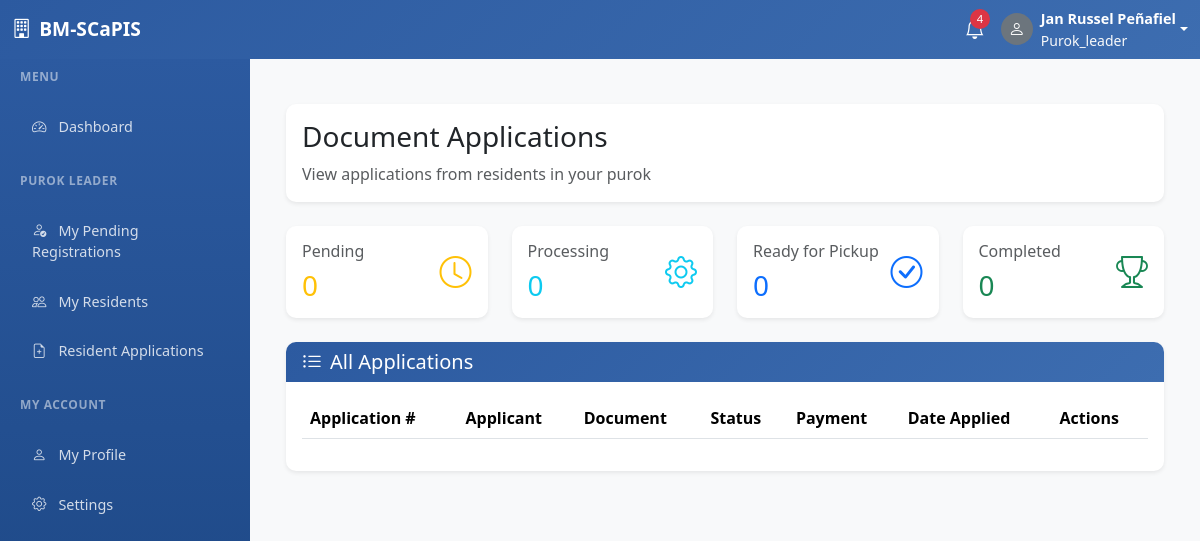
/applications.php (signed in), run on an earlier commit of the app's database.
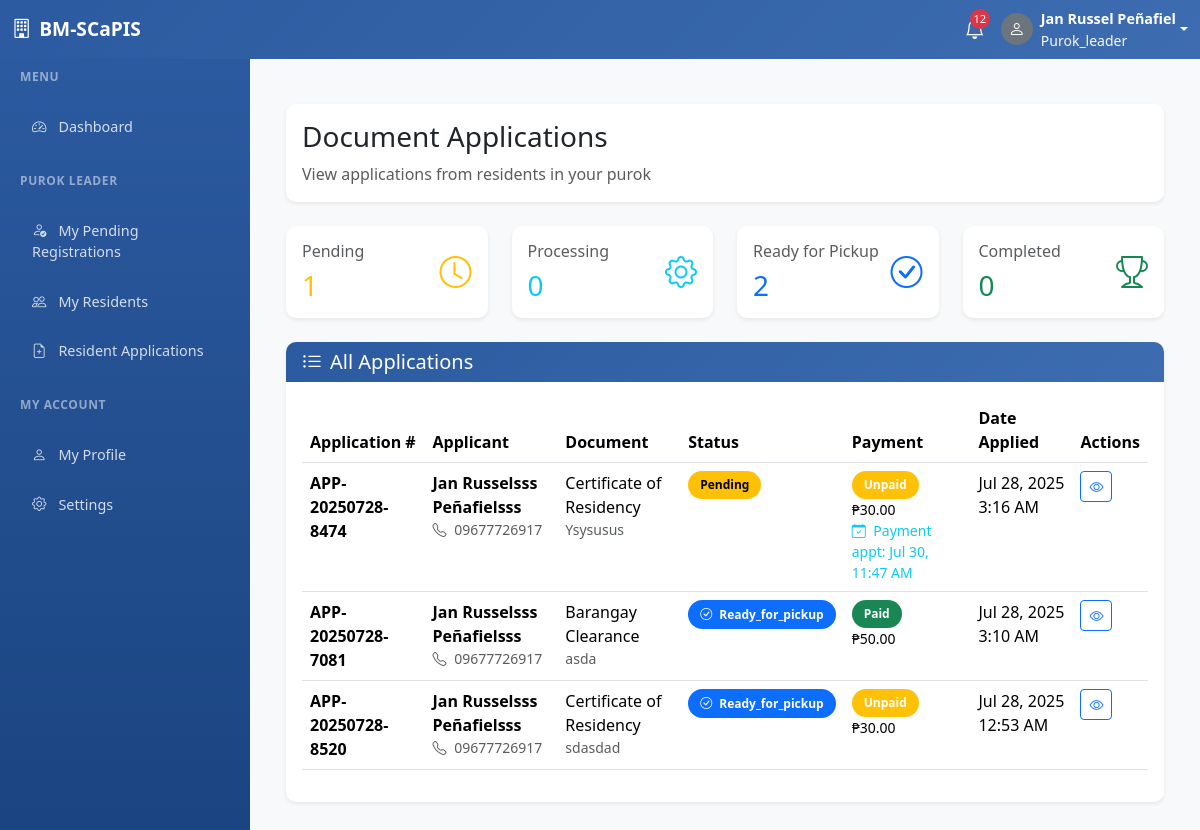
And on a later commit of the database.
### tables this page shows
CREATE TABLE `applications` (
  `id` int(11) NOT NULL,
  `application_number` varchar(50) NOT NULL,
  `user_id` int(11) NOT NULL,
  `document_type_id` int(11) NOT NULL,
  `purpose` text NOT NULL,
  `urgency` enum('Regular','Rush') DEFAULT 'Regular',
  `status` enum('pending','processing','ready_for_pickup','completed','rejected') DEFAULT 'pending',
  `payment_status` enum('unpaid','paid','waived') DEFAULT 'unpaid',
  `payment_method` enum('cash','gcash','bank_transfer','other') DEFAULT NULL,
  `payment_amount` decimal(8,2) DEFAULT NULL,
  `payment_date` timestamp NULL DEFAULT NULL,
  `payment_reference` varchar(100) DEFAULT NULL,
  `payment_receipt` varchar(255) DEFAULT NULL,
  `admin_remarks` text DEFAULT NULL,
  `pickup_date` timestamp NULL DEFAULT NULL,
  `appointment_date` timestamp NULL DEFAULT NULL,
  `processed_by` int(11) DEFAULT NULL,
  `priority_level` int(11) DEFAULT 1,
  `supporting_documents` text DEFAULT NULL,
  `created_at` timestamp NOT NULL DEFAULT current_timestamp(),
  `updated_at` timestamp NOT NULL DEFAULT current_timestamp() ON UPDATE current_timestamp()
);

CREATE TABLE `users` (
  `id` int(11) NOT NULL,
  `username` varchar(50) NOT NULL,
  `password` varchar(255) NOT NULL,
  `role` enum('resident','purok_leader','admin') NOT NULL,
  `status` enum('pending','approved','disapproved') DEFAULT 'pending',
  `first_name` varchar(100) NOT NULL,
  `middle_name` varchar(100) DEFAULT NULL,
  `last_name` varchar(100) NOT NULL,
  `suffix` varchar(20) DEFAULT NULL,
  `birthdate` date DEFAULT NULL,
  `age` int(11) DEFAULT NULL,
  `gender` enum('Male','Female','Other') NOT NULL,
  `civil_status` enum('Single','Married','Divorced','Widowed') NOT NULL,
  `contact_number` varchar(15) DEFAULT NULL,
  `email` varchar(100) DEFAULT NULL,
  `purok_id` int(11) DEFAULT NULL,
  `address` text DEFAULT NULL,
  `occupation` varchar(100) DEFAULT NULL,
  `monthly_income` decimal(10,2) DEFAULT NULL,
  `emergency_contact_name` varchar(100) DEFAULT NULL,
  `emergency_contact_number` varchar(15) DEFAULT NULL,
  `profile_picture` varchar(255) DEFAULT NULL,
  `valid_id_front` varchar(255) DEFAULT NULL,
  `valid_id_back` varchar(255) DEFAULT NULL,
  `purok_leader_approval` enum('pending','approved','disapproved') DEFAULT 'pending',
  `admin_approval` enum('pending','approved','disapproved') DEFAULT 'pending',
  `purok_leader_remarks` text DEFAULT NULL,
  `admin_remarks` text DEFAULT NULL,
  `approved_by_purok_leader` int(11) DEFAULT NULL,
  `approved_by_admin` int(11) DEFAULT NULL,
  `approved_at` timestamp NULL DEFAULT NULL,
  `sms_notifications` tinyint(1) DEFAULT 1,
  `email_notifications` tinyint(1) DEFAULT 1,
  `created_at` timestamp NOT NULL DEFAULT current_timestamp(),
  `updated_at` timestamp NOT NULL DEFAULT current_timestamp() ON UPDATE current_timestamp()
);

CREATE TABLE `document_types` (
  `id` int(11) NOT NULL,
  `type_name` varchar(100) NOT NULL,
  `description` text DEFAULT NULL,
  `fee` decimal(8,2) DEFAULT 0.00,
  `requirements` text DEFAULT NULL,
  `processing_days` int(11) DEFAULT 3,
  `is_active` tinyint(1) DEFAULT 1,
  `created_at` timestamp NOT NULL DEFAULT current_timestamp()
);

CREATE TABLE `appointments` (
  `id` int(11) NOT NULL,
  `application_id` int(11) NOT NULL,
  `user_id` int(11) NOT NULL,
  `appointment_type` enum('verification','pickup','interview','payment') NOT NULL,
  `appointment_date` datetime NOT NULL,
  `status` enum('scheduled','completed','cancelled','rescheduled','payment_allowed') DEFAULT 'scheduled',
  `notes` text DEFAULT NULL,
  `created_by` int(11) DEFAULT NULL,
  `created_at` timestamp NOT NULL DEFAULT current_timestamp(),
  `updated_at` timestamp NOT NULL DEFAULT current_timestamp() ON UPDATE current_timestamp()
);

### applications.php (the view, shortened to what the changed rows need)
<?php
require_once 'config.php';
$currentUser = getCurrentUser();
$params = [];
$whereClause = '';
if ($_SESSION['role'] === 'purok_leader') {
    $whereClause = 'WHERE u.purok_id = ?';
    $params[] = $currentUser['purok_id'];
}
$stmt = $pdo->prepare("
    SELECT a.*, dt.type_name, dt.processing_days,
           u.first_name, u.last_name, u.contact_number,
           p.purok_name,
           CONCAT(pb.first_name, ' ', pb.last_name) as processed_by_name,
           apt.id as payment_appointment_id,
           apt.appointment_date as payment_appointment_date,
           apt.status as payment_appointment_status
    FROM applications a
    JOIN users u ON a.user_id = u.id
    JOIN document_types dt ON a.document_type_id = dt.id
    LEFT JOIN puroks p ON u.purok_id = p.id
    LEFT JOIN users pb ON a.processed_by = pb.id
    LEFT JOIN appointments apt ON a.id = apt.application_id AND apt.appointment_type = 'payment'
    $whereClause
    ORDER BY a.created_at DESC
");
$stmt->execute($params);
$applications = $stmt->fetchAll();
include 'header.php';
include 'sidebar.php';
?>
<div class="main-content">
    <div class="container-fluid py-4">
        <div class="row mb-4">
            <div class="col-12">
                <div class="card border-0 shadow-sm">
                    <div class="card-body">
                        <div class="d-flex justify-content-between align-items-center">
                            <div>
                                <h1 class="h3 mb-2">Document Applications</h1>
                            </div>
                        </div>
                    </div>
                </div>
            </div>
        </div>
        <div class="row g-4 mb-4">
            <div class="col-lg-3 col-md-6">
                <a href="?status=pending" class="card border-0 shadow-sm h-100 text-decoration-none">
                    <div class="card-body">
                        <div class="d-flex justify-content-between align-items-center">
                            <div>
                                <h6 class="text-muted mb-2">Pending</h6>
                                <h3 class="mb-0 text-warning">
                                    <?php
                                    echo count(array_filter($applications, function($a) {
                                        return $a['status'] === 'pending';
                                    }));
                                    ?>
                                </h3>
                            </div>
                        </div>
                    </div>
                </a>
            </div>
            <div class="col-lg-3 col-md-6">
                <a href="?status=ready_for_pickup" class="card border-0 shadow-sm h-100 text-decoration-none">
                    <div class="card-body">
                        <div class="d-flex justify-content-between align-items-center">
                            <div>
                                <h6 class="text-muted mb-2">Ready for Pickup</h6>
                                <h3 class="mb-0 text-primary">
                                    <?php
                                    echo count(array_filter($applications, function($a) {
                                        return $a['status'] === 'ready_for_pickup';
                                    }));
                                    ?>
                                </h3>
                            </div>
                        </div>
                    </div>
                </a>
            </div>
        </div>
        <div class="row">
            <div class="col-12">
                <div class="card border-0 shadow-sm">
                    <div class="card-body">
                        <div class="table-responsive">
                            <table class="table table-hover" id="applicationsTable">
                                <thead>
                                    <tr>
                                        <th>Application #</th>
                                        <th>Applicant</th>
                                        <th>Document</th>
                                        <th>Status</th>
                                        <th>Payment</th>
                                        <th>Date Applied</th>
                                        <th>Actions</th>
                                    </tr>
                                </thead>
                                <tbody>
                                    <?php foreach ($applications as $app): ?>
                                        <tr>
                                            <td>
                                                <strong><?php echo htmlspecialchars($app['application_number']); ?></strong>
                                            </td>
                                            <td>
                                                <div>
                                                    <strong>
                                                        <?php echo htmlspecialchars($app['first_name'] . ' ' . $app['last_name']); ?>
                                                    </strong>
                                                    <?php if ($app['contact_number']): ?>
                                                        <small class="text-muted d-block">
                                                            <i class="bi bi-telephone me-1"></i>
                                                            <?php echo htmlspecialchars($app['contact_number']); ?>
                                                        </small>
                                                    <?php endif; ?>
                                                </div>
                                            </td>
                                            <td>
                                                <?php echo htmlspecialchars($app['type_name']); ?>
                                                <small class="text-muted d-block">
                                                    <?php
                                                    $purpose = htmlspecialchars($app['purpose']);
                                                    echo strlen($purpose) > 30 ? substr($purpose, 0, 27) . '...' : $purpose;
                                                    ?>
                                                </small>
                                            </td>
                                            <td>
                                                <span class="badge status-<?php echo $app['status']; ?>
                                                    <?php if ($app['status'] === 'ready_for_pickup') echo ' bg-primary text-white fw-bold ready-pickup-badge'; ?>">
                                                    <?php if ($app['status'] === 'ready_for_pickup'): ?>
                                                        <i class="bi bi-check-circle me-1"></i>
                                                    <?php endif; ?>
                                                    <?php echo ucfirst($app['status']); ?>
                                                </span>
                                            </td>
                                            <td>
                                                <span class="badge bg-<?php
                                                    echo $app['payment_status'] === 'paid' ? 'success' :
                                                        ($app['payment_status'] === 'waived' ? 'info' : 'warning');
                                                ?>">
                                                    <?php echo ucfirst($app['payment_status']); ?>
                                                </span>
                                                <?php if ($app['payment_amount']): ?>
                                                    <small class="d-block">₱<?php echo number_format($app['payment_amount'], 2); ?></small>
                                                <?php endif; ?>
                                                <?php if ($app['payment_appointment_id'] && $app['payment_appointment_status'] === 'scheduled'): ?>
                                                    <small class="d-block text-info">
                                                        <i class="bi bi-calendar-check me-1"></i>
                                                        Payment appt: <?php echo date('M j, g:i A', strtotime($app['payment_appointment_date'])); ?>
                                                    </small>
                                                <?php endif; ?>
                                            </td>
                                            <td>
                                                <?php echo date('M j, Y g:i A', strtotime($app['created_at'])); ?>
                                            </td>
                                            <td>
                                                <div class="btn-group">
                                                    <a href="view-application.php?id=<?php echo $app['id']; ?>"
                                                       class="btn btn-sm btn-outline-primary"
                                                       title="View Details">
                                                        <i class="bi bi-eye"></i>
                                                    </a>
                                                </div>
                                            </td>
                                        </tr>
                                    <?php endforeach; ?>
                                </tbody>
                            </table>
                        </div>
                    </div>
                </div>
            </div>
        </div>
    </div>
</div>

### sidebar.php (shortened to what the changed rows need)
<?php
if (!isLoggedIn()) {
    ?>
    <nav class="navbar navbar-expand-lg navbar-dark fixed-top" style="background: linear-gradient(135deg, var(--primary-color), #3d6db0);">
        <div class="container">
            <a class="navbar-brand" href="index.php">
                <i class="bi bi-building me-2"></i><?php echo SYSTEM_NAME; ?>
            </a>
            <button class="navbar-toggler" type="button" data-bs-toggle="collapse" data-bs-target="#navbarNav">
                <span class="navbar-toggler-icon"></span>
            </button>
            <div class="collapse navbar-collapse" id="navbarNav">
                <ul class="navbar-nav ms-auto">
                    <li class="nav-item">
                        <a class="nav-link" href="index.php">
                            <i class="bi bi-house me-2"></i>Home
                        </a>
                    </li>
                    <li class="nav-item">
                        <a class="nav-link" href="about.php">
                            <i class="bi bi-info-circle me-2"></i>About
                        </a>
                    </li>
                    <li class="nav-item">
                        <a class="nav-link" href="services.php">
                            <i class="bi bi-list-ul me-2"></i>Services
                        </a>
                    </li>
                    <li class="nav-item">
                        <a class="nav-link" href="contact.php">
                            <i class="bi bi-telephone me-2"></i>Contact
                        </a>
                    </li>
                    <li class="nav-item">
                        <a class="nav-link" href="login.php">
                            <i class="bi bi-box-arrow-in-right me-2"></i>Login
                        </a>
                    </li>
                    <li class="nav-item">
                        <a class="btn btn-outline-light ms-2" href="register.php">
                            <i class="bi bi-person-plus me-2"></i>Register
                        </a>
                    </li>
                </ul>
            </div>
        </div>
    </nav>
    <?php
} else {
    $unreadNotifications = getUnreadNotifications($_SESSION['user_id'], $_SESSION['role']);
    $notificationCount = count($unreadNotifications);
    ?>
    <nav class="navbar navbar-expand-lg navbar-dark fixed-top" style="background: linear-gradient(135deg, var(--primary-color), #3d6db0);">
        <div class="container-fluid">
            <div class="d-flex align-items-center ms-auto">
                <div class="dropdown me-3">
                    <a class="nav-link position-relative text-white" href="#" data-bs-toggle="dropdown">
                        <i class="bi bi-bell fs-5"></i>
                        <?php if ($notificationCount > 0): ?>
                            <span class="notification-badge"><?php echo min($notificationCount, 99); ?></span>
                        <?php endif; ?>
                    </a>
                </div>
            </div>
        </div>
    </nav>
    <?php
}
?>

What changed in the data, as far as the page shows it:
added applications: application_number "APP-20250728-8474", user.last_name "Jan Russelsss Peñafielsss", user.contact_number "09677726917", document_type.type_name "Certificate of Residency", purpose "Ysysusus", status "Pending", payment_status "Unpaid", payment_amount "30.00", appointments.appointment_date "Jul 30, 11:47 AM", created_at "Jul 28, 2025 3:16 AM"
added applications: application_number "APP-20250728-7081", user.last_name "Jan Russelsss Peñafielsss", user.contact_number "09677726917", document_type.type_name "Barangay Clearance", purpose "asda", status "Ready_for_pickup", payment_status "Paid", payment_amount "50.00", created_at "Jul 28, 2025 3:10 AM"
added applications: application_number "APP-20250728-8520", user.last_name "Jan Russelsss Peñafielsss", user.contact_number "09677726917", document_type.type_name "Certificate of Residency", purpose "sdasdad", status "Ready_for_pickup", payment_status "Unpaid", payment_amount "30.00", created_at "Jul 28, 2025 12:53 AM"
Also different on the page:
min($notificationCount, 99): "4" → "12"
text no longer shown: "0 0"
text now shown: "1 2"
